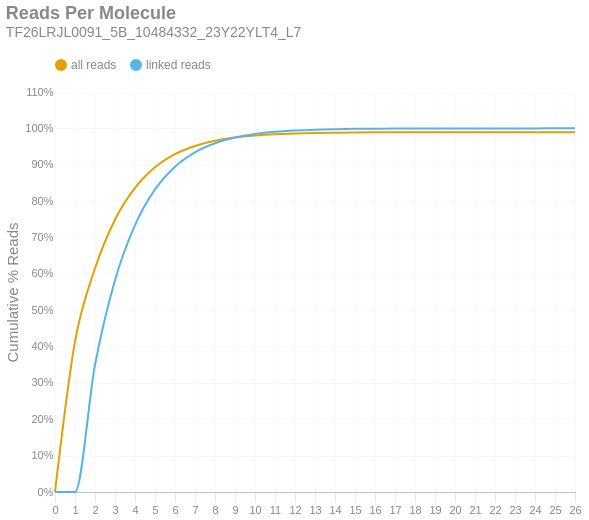

The cell this chart's notebook holds for it:
### Markdown cell above
### Reads per Molecule
This chart shows the cumulative distribution of the number of reads per linked molecule. That is, how many alignments are associated with a unique molecule. This excludes the number of reads associated with invalid or absent linked-read barcodes. The `linked` histogram is the percentages recalculated when disregarding singletons.

### Code cell
if SKIPLR:
    print_html(f"Skipped")
else:
    counts = np.bincount(valids['reads'].cast(pl.Int64).to_numpy())
    weighted = counts * np.arange(len(counts))
    all_perc = weighted / n_reads
    linked_perc = weighted / n_linked_reads
    linked_perc[1] = 0
    binned_df = pl.DataFrame({
        'readsper': list(range(len(counts))),
        'all reads (cumsum)': np.cumsum(all_perc).tolist(),
        'linked reads (cumsum)': np.cumsum(linked_perc).tolist(),
    })

    with SafeRender(binned_df):
        (
            density_plot(binned_df, 'Reads Per Molecule', samplename, 'readspmol')
            .encode(
                x=alt.X('readsper:O', title=None).axis(labelAngle=0).scale(padding=0),
                y=alt.Y('value:Q', title='Cumulative % Reads').axis(format='%').stack(False),
                color=alt.Color("key:N").scale(domain=["all reads", "linked reads"]),
                tooltip=[
                    alt.Tooltip("key:N", title="Data Type"),
                    alt.Tooltip("readsper:O", title="Reads Per Molecule"),
                    alt.Tooltip("value:Q", format=".2%", title="% Reads (Cum.)")
                ]            
            )
        ).display()

### Figure 1 — Vega-Lite specification as saved in the notebook (floating-point values rounded to 4 significant figures)
{"width": "container", "height": 400, "config": {"title": {"anchor": "start", "dy": -15, "fontSize": 18, "color": "#888888", "subtitleColor": "#888888", "subtitleFontSize": 14}, "arc": {"fill": "#0072B2"}, "axis": {"domainColor": "#888888", "domainWidth": 0.5, "gridWidth": 0.2, "grid": false, "titleFontWeight": 400, "titleFontSize": 15, "labelFontSize": 11, "labelColor": "#888888", "tickColor": "#888888", "tickWidth": 0.2, "titleColor": "#888888"}, "axisBand": {"grid": false}, "axisX": {"grid": true, "tickSize": 10, "domainCap": "round"}, "axisY": {"domain": false, "grid": true, "tickSize": 0, "domainCap": "round"}, "background": "transparent", "header": {"labelFontSize": 15, "labelColor": "#888888", "titleFontSize": 15, "titleFontWeight": 600, "titleColor": "#888888"}, "legend": {"labelFont": "sans-serif", "labelFontSize": 12, "labelColor": "#888888", "symbolSize": 100, "symbolType": "circle", "titleFontSize": 12, "titlePadding": 10, "titleColor": "#888888", "title": null, "orient": "top"}, "range": {"category": ["#E69F00", "#56B4E9", "#009E73", "#F0E442", "#0072B2", "#D55E00", "#CC79A7", "#000000"], "diverging": ["#cfe8f3", "#a2d4ec", "#73bfe2", "#46abdb", "#1696d2", "#12719e"]}, "area": {"fill": "#0072B2", "fillOpacity": 0.7, "line": true, "strokeOpacity": 0.7}, "line": {"color": "#0072B2", "stroke": "#0072B2", "strokeWidth": 2}, "trail": {"color": "#0072B2", "stroke": "#0072B2", "strokeWidth": 0, "size": 1}, "point": {"filled": true, "fillOpacity": 1.0, "size": 95}, "text": {"color": "#888888", "fontSize": 11, "align": "right", "fontWeight": 400, "size": 11}, "bar": {"fill": "#0072B2", "stroke": null}, "view": {"stroke": null, "continuousWidth": 660, "continuousHeight": 400}}, "data": {"name": "data-b20ebf718f6cb6fb4d0c1629d9bb63be"}, "mark": {"type": "line", "interpolate": "monotone", "point": {"opacity": 0, "size": 275}}, "encoding": {"color": {"field": "key", "scale": {"domain": ["all reads", "linked reads"]}, "type": "nominal"}, "tooltip": [{"field": "key", "title": "Data Type", "type": "nominal"}, {"field": "readsper", "title": "Reads Per Molecule", "type": "ordinal"}, {"field": "value", "format": ".2%", "title": "% Reads (Cum.)", "type": "quantitative"}], "x": {"axis": {"labelAngle": 0}, "field": "readsper", "scale": {"padding": 0}, "title": null, "type": "ordinal"}, "y": {"axis": {"format": "%"}, "field": "value", "stack": false, "title": "Cumulative % Reads", "type": "quantitative"}}, "params": [{"name": "param_c36ac31b6afebe62", "select": {"type": "point", "fields": ["key"]}, "bind": "legend"}], "title": {"text": "Reads Per Molecule", "subtitle": "TF26LRJL0091_5B_10484332_23Y22YLT4_L7"}, "transform": [{"fold": ["all reads (cumsum)", "linked reads (cumsum)"]}, {"calculate": "replace(datum.key, ' (cumsum)', '')", "as": "key"}, {"filter": {"param": "param_c36ac31b6afebe62"}}], "usermeta": {"embedOptions": {"downloadFileName": "TF26LRJL0091_5B_10484332_23Y22YLT4_L7.readspmol"}}, "$schema": "https://vega.github.io/schema/vega-lite/v6.4.1.json", "datasets": {"data-b20ebf718f6cb6fb4d0c1629d9bb63be": [{"readsper": 0, "all reads (cumsum)": 0.0, "linked reads (cumsum)": 0.0}, {"readsper": 1, "all reads (cumsum)": 0.4135, "linked reads (cumsum)": 0.0}, {"readsper": 2, "all reads (cumsum)": 0.6146, "linked reads (cumsum)": 0.3492}, {"readsper": 3, "all reads (cumsum)": 0.7488, "linked reads (cumsum)": 0.5822}, {"readsper": 4, "all reads (cumsum)": 0.8361, "linked reads (cumsum)": 0.7337}, {"readsper": 5, "all reads (cumsum)": 0.8928, "linked reads (cumsum)": 0.8321}, {"readsper": 6, "all reads (cumsum)": 0.9289, "linked reads (cumsum)": 0.8947}, {"readsper": 7, "all reads (cumsum)": 0.9516, "linked reads (cumsum)": 0.9342}, {"readsper": 8, "all reads (cumsum)": 0.9658, "linked reads (cumsum)": 0.9589}, {"readsper": 9, "all reads (cumsum)": 0.9749, "linked reads (cumsum)": 0.9747}, {"readsper": 10, "all reads (cumsum)": 0.9805, "linked reads (cumsum)": 0.9843}, {"readsper": 11, "all reads (cumsum)": 0.9839, "linked reads (cumsum)": 0.9904}, {"readsper": 12, "all reads (cumsum)": 0.986, "linked reads (cumsum)": 0.994}, {"readsper": 13, "all reads (cumsum)": 0.9874, "linked reads (cumsum)": 0.9964}, {"readsper": 14, "all reads (cumsum)": 0.9882, "linked reads (cumsum)": 0.9978}, {"readsper": 15, "all reads (cumsum)": 0.9888, "linked reads (cumsum)": 0.9987}, {"readsper": 16, "all reads (cumsum)": 0.989, "linked reads (cumsum)": 0.9991}, {"readsper": 17, "all reads (cumsum)": 0.9892, "linked reads (cumsum)": 0.9995}, {"readsper": 18, "all reads (cumsum)": 0.9893, "linked reads (cumsum)": 0.9996}, {"readsper": 19, "all reads (cumsum)": 0.9894, "linked reads (cumsum)": 0.9998}, {"readsper": 20, "all reads (cumsum)": 0.9894, "linked reads (cumsum)": 0.9998}, {"readsper": 21, "all reads (cumsum)": 0.9894, "linked reads (cumsum)": 0.9999}, {"readsper": 22, "all reads (cumsum)": 0.9895, "linked reads (cumsum)": 0.9999}, {"readsper": 23, "all reads (cumsum)": 0.9895, "linked reads (cumsum)": 1.0}, {"readsper": 24, "all reads (cumsum)": 0.9895, "linked reads (cumsum)": 1.0}, {"readsper": 25, "all reads (cumsum)": 0.9895, "linked reads (cumsum)": 1.0}, {"readsper": 26, "all reads (cumsum)": 0.9895, "linked reads (cumsum)": 1.0}]}}
